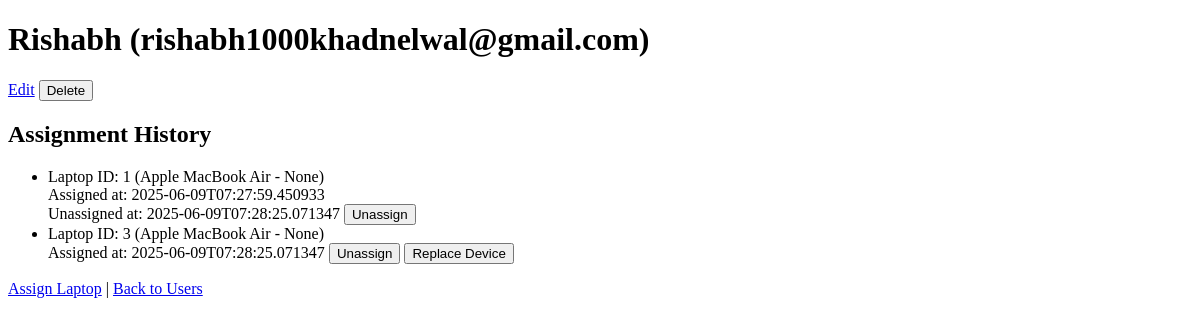
Before: /users/1 with the older database file.
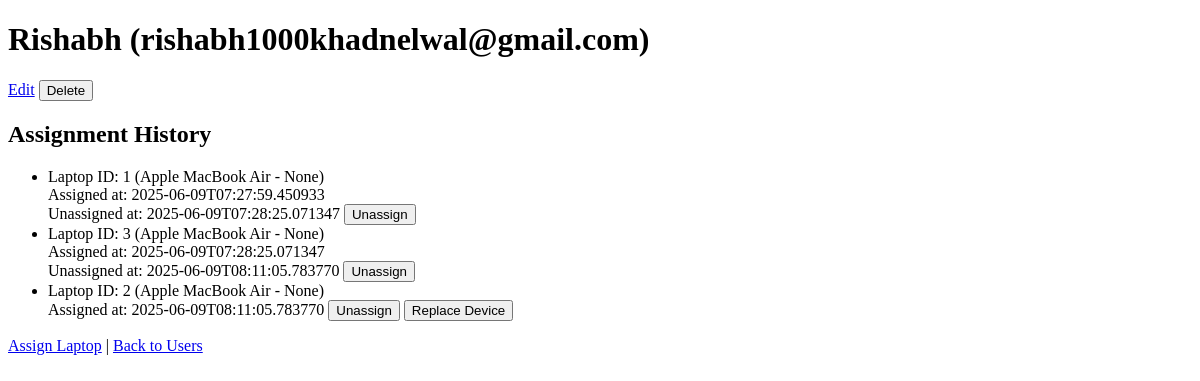
After: the same page with the newer database file.
### db/database.py (models this page shows)
class User(Base):
    __tablename__ = "users"
    id = Column(Integer, primary_key=True, index=True)
    name = Column(String, nullable=False)
    email = Column(String, unique=True, index=True, nullable=False)
    assignments = relationship("LaptopAssignment", cascade="all, delete-orphan", backref="user")

class LaptopAssignment(Base):
    __tablename__ = "laptop_assignments"
    id = Column(Integer, primary_key=True, index=True)
    laptop_item_id = Column(Integer, ForeignKey("laptop_items.id"))
    user_id = Column(Integer, ForeignKey("users.id"))
    assigned_at = Column(String)  # Store as ISO string for simplicity
    unassigned_at = Column(String, nullable=True)  # New: when this assignment ended
    laptop_item = relationship("LaptopItem", backref="assignments")

class LaptopItem(Base):
    __tablename__ = "laptop_items"
    id = Column(Integer, primary_key=True, index=True)
    invoice_id = Column(Integer, ForeignKey("laptop_invoices.id"))
    laptop_model = Column(String)
    processor = Column(String)
    ram = Column(String)
    storage = Column(String)
    model_color = Column(String)
    screen_size = Column(String)
    laptop_os = Column(String)
    laptop_os_version = Column(String)
    laptop_serial_number = Column(String, unique=True)
    warranty_duration = Column(Integer)
    laptop_price = Column(Float)
    created_at = Column(String, default=None)
    warranty_expiry = Column(String, nullable=True)  # New: warranty expiry date
    is_retired = Column(Boolean, default=False)      # New: retired/disposed status

### app/main.py (the view)
@app.route("/users/<int:user_id>")
def user_detail(user_id):
    user = get_user_by_id(user_id)
    assignments = get_assignments_for_user(user_id)
    return render_template("user_detail.html", user=user, assignments=assignments)

### db/crud.py (called while the page is built)
def get_user_by_id(user_id: int) -> Optional[User]:
    session = SessionLocal()
    user = session.query(User).filter_by(id=user_id).first()
    session.close()
    return user

def get_assignments_for_user(user_id: int) -> List[LaptopAssignment]:
    session = SessionLocal()
    assignments = session.query(LaptopAssignment)\
        .options(joinedload(LaptopAssignment.laptop_item))\
        .filter_by(user_id=user_id).all()
    session.close()
    return assignments

### app/templates/user_detail.html (shortened to what this page needs)
<!DOCTYPE html>
<html>
<head>
</head>
<body>
    <h1>{{ user.name }} ({{ user.email }})</h1>
    <a href="{{ url_for('edit_user', user_id=user.id) }}">Edit</a>
    <form method="post" action="{{ url_for('delete_user_route', user_id=user.id) }}" style="display:inline;">
        <input type="submit" value="Delete" onclick="return confirm('Are you sure?');">
    </form>
    <h2>Assignment History</h2>
    <ul>
        {% for assignment in assignments %}
            <li>
                Laptop ID: {{ assignment.laptop_item_id }}
                {% if assignment.laptop_item %} ({{ assignment.laptop_item.laptop_model }} - {{ assignment.laptop_item.laptop_serial_number }}){% endif %}
                <br>Assigned at: {{ assignment.assigned_at }}
                {% if assignment.unassigned_at %}<br>Unassigned at: {{ assignment.unassigned_at }}{% endif %}
                <form method="post" action="{{ url_for('unassign_laptop_route', assignment_id=assignment.id) }}" style="display:inline;">
                    <input type="submit" value="Unassign">
                </form>
                {% if not assignment.unassigned_at %}
                <form method="get" action="{{ url_for('replace_device', assignment_id=assignment.id) }}" style="display:inline;">
                    <input type="submit" value="Replace Device">
                </form>
                {% endif %}
            </li>
        {% else %}
            <li>No laptops assigned.</li>
        {% endfor %}
    </ul>
    <a href="{{ url_for('assign_laptop') }}">Assign Laptop</a> |
    <a href="{{ url_for('index') }}">Back to Users</a>
</body>
</html>

Changed rows visible on the page:
changed LaptopAssignment (number 2 of 3 on the later page): unassigned_at (not shown) → "2025-06-09T08:11:05.783770"; value "Replace Device" → (not shown)
added LaptopAssignment: laptop_item_id "2", laptop_item.laptop_model "Apple MacBook Air", laptop_item.laptop_serial_number "None", assigned_at "2025-06-09T08:11:05.783770"
